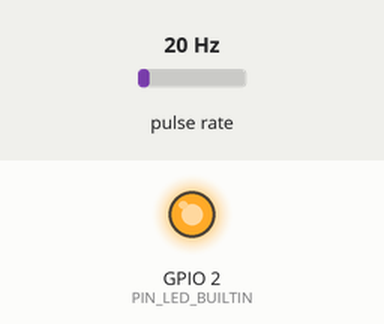
A sketch run on a simulated ESP32. Shown: output pins drawn as LEDs (lit = HIGH). Wiring (inferred from the names in the program): pulse sensor: data GPIO 18. Dashed ring = blinking. The inputs (shaded band) are chosen by the test bench; at power-on: pulse rate 20 Hz. What the sketch prints to the serial monitor is not drawn.

Above: at 2.2 s.
2.3 s: pulse rate (sensor on GPIO 18) set to 14 Hz
3.8 s: pulse rate (sensor on GPIO 18) set to 11 Hz
At 12.7 s:
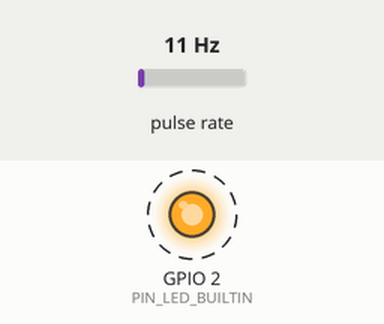
12.8 s: pulse rate (sensor on GPIO 18) set to 50 Hz
At 13.6 s:
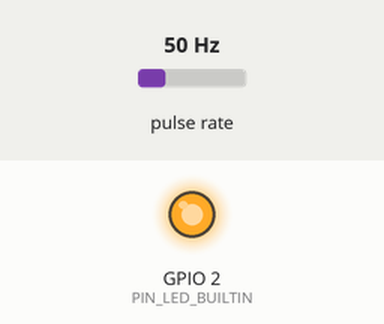
14.3 s: pulse rate (sensor on GPIO 18) set to 4 Hz
At 14.49 s:
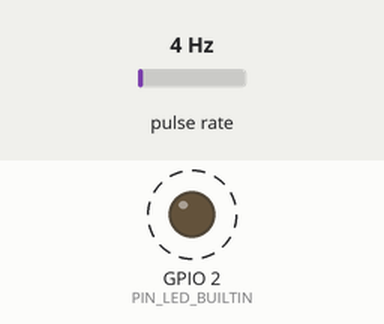
Timing chart, 0 to 18.3 s (numbered marks = the images above; inputs shaded):
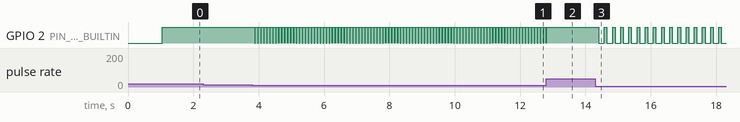

Measured:
- the behaviour switches between 13 and 12 Hz on pulse rate (sensor on GPIO 18) (found by bisection; images 0 and 1)
- after the input at 2.3 s, every drawn part: stays the same
- after the input at 3.8 s, GPIO 2 (PIN_LED_BUILTIN): alternates HIGH for 0.08 s and LOW for 0.01 s, starting after 0.08 s
- after the input at 12.8 s, GPIO 2 (PIN_LED_BUILTIN): goes on until 12.8 s, then stays HIGH
- after the input at 14.3 s, GPIO 2 (PIN_LED_BUILTIN): alternates HIGH for 0.08 s and LOW for 0.17 s, starting after 0.11 s

The sketch:

flow_sensor_quick_test.ino
```cpp
/*
  =============================================================================
  iKwath - Hall Flow Sensor Standalone Quick Test & Calibration Diagnostic
  =============================================================================
  Pinout:
  - RED wire (VCC)    -> ESP32 5V (VIN) or 3.3V
  - BLACK wire (GND)  -> ESP32 GND
  - YELLOW wire (PULSE/SIGNAL) -> ESP32 GPIO 18 (Uses INPUT_PULLUP)

  HOW TO TEST:
  1. Gently blow air through the 6mm flow sensor or run a cup of water through it.
  2. Watch the LED flash on each pulse and observe the live volume (mL) & pulse count!
  =============================================================================
*/

#include <Arduino.h>

#define PIN_FLOW_SENSOR   18  // GPIO 18 Interrupt
#define PIN_LED_BUILTIN    2  // Built-in Blue LED flashes on water flow

// Calibration: 18,000 pulses = 400 mL => 18000 / 400 = 45.0 pulses/mL (45,000 pulses/L)
float calibrationFactor = 45.0f;

volatile unsigned long pulseCount = 0;
volatile unsigned long lastPulseTime = 0;
unsigned long lastPrintTime = 0;
unsigned long previousPulses = 0;

void IRAM_ATTR onFlowPulse() {
  pulseCount++;
  lastPulseTime = millis();
}

void setup() {
  Serial.begin(115200);
  delay(1000);

  Serial.println("\n\n========================================================");
  Serial.println("       iKwath Flow Sensor Diagnostic & Quick Test       ");
  Serial.println("========================================================");
  Serial.println("[INFO] Initializing Flow Sensor on GPIO 18...");

  pinMode(PIN_FLOW_SENSOR, INPUT_PULLUP);
  pinMode(PIN_LED_BUILTIN, OUTPUT);
  digitalWrite(PIN_LED_BUILTIN, LOW);

  attachInterrupt(digitalPinToInterrupt(PIN_FLOW_SENSOR), onFlowPulse, RISING);

  Serial.printf("[READY] Calibration Factor: %.2f pulses/mL\n", calibrationFactor);
  Serial.println("[TEST] Blow into the sensor or pour water to test pulses!\n");
  Serial.println("--------------------------------------------------------");
}

void loop() {
  unsigned long now = millis();

  // Flash LED if pulse received in last 80ms
  if (now - lastPulseTime < 80) {
    digitalWrite(PIN_LED_BUILTIN, HIGH);
  } else {
    digitalWrite(PIN_LED_BUILTIN, LOW);
  }

  // Print diagnostics every 500ms
  if (now - lastPrintTime >= 500) {
    unsigned long dt = now - lastPrintTime;
    lastPrintTime = now;

    unsigned long total = pulseCount;
    unsigned long delta = total - previousPulses;
    previousPulses = total;

    float totalMl = total / calibrationFactor;
    float flowRateLpm = 0.0f;
    if (dt > 0) {
      flowRateLpm = (float(delta) / calibrationFactor) * (60000.0f / dt) / 1000.0f;
    }

    if (delta > 0) {
      Serial.printf(">> 💧 FLOW DETECTED! Total: %.1f mL | Pulses: %lu | Rate: %.2f L/min\n",
                    totalMl, total, flowRateLpm);
    } else if (total > 0) {
      Serial.printf("   [IDLE] Total Dispensed: %.1f mL (Pulses: %lu)\n", totalMl, total);
    } else {
      Serial.println("   [WAITING] No flow detected on GPIO 18. Blow air through sensor to test...");
    }

    // Output JSON packet for Web Serial monitor compatibility
    Serial.printf("{\"type\":\"flow_diag\",\"water_ml\":%.1f,\"pulses\":%lu,\"rate_lpm\":%.2f}\n",
                  totalMl, total, flowRateLpm);
  }

  // Handle Serial Commands (e.g. "RESET" or "CAL:5.88")
  if (Serial.available()) {
    String cmd = Serial.readStringUntil('\n');
    cmd.trim();
    if (cmd.equalsIgnoreCase("RESET") || cmd.indexOf("reset") >= 0) {
      pulseCount = 0;
      previousPulses = 0;
      Serial.println("\n[RESET] Flow pulse counter reset to 0 mL.\n");
    } else if (cmd.startsWith("CAL:") || cmd.startsWith("cal:")) {
      float f = cmd.substring(4).toFloat();
      if (f > 0.1f) {
        calibrationFactor = f;
        Serial.printf("\n[CALIBRATION] Calibration factor set to: %.2f pulses/mL\n\n", calibrationFactor);
      }
    }
  }
}
```
